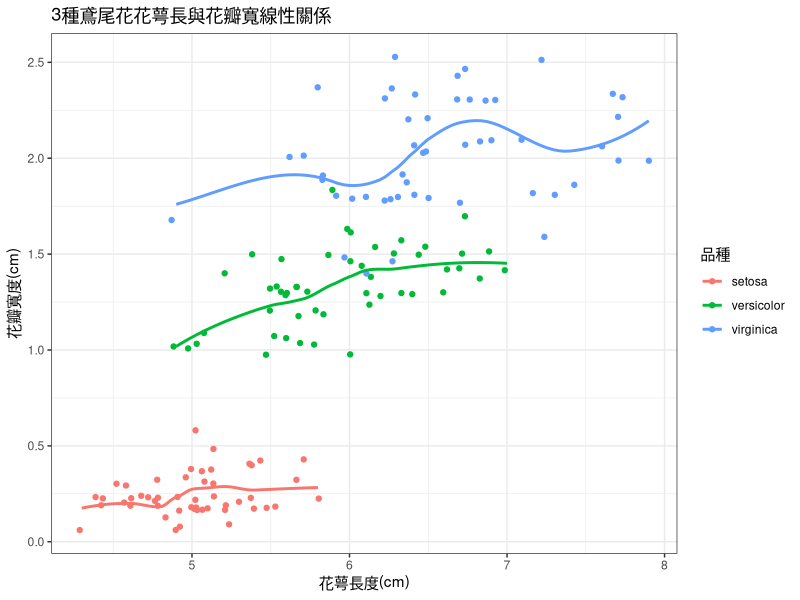

This figure's R source:
## ---- chunk 1
print('Hello world!')
## ---- chunk 2
pkg = c('magrittr','ggplot2')
if ( any(pkg) %in% installed.packages() == TRUE) install.packages(pkg[!pkg %in% rownames(installed.packages())]) 
invisible(lapply(pkg, library, character.only = TRUE))

ggplot(data = iris, mapping = aes(x = Sepal.Length, y = Petal.Width, color = Species))+
  geom_jitter()+
  geom_smooth(se=F)+
  theme_bw()+
  labs(x='花萼長度(cm)',
       y='花瓣寬度(cm)',
       color = '品種',
       title = '3種鳶尾花花萼長與花瓣寬線性關係')
